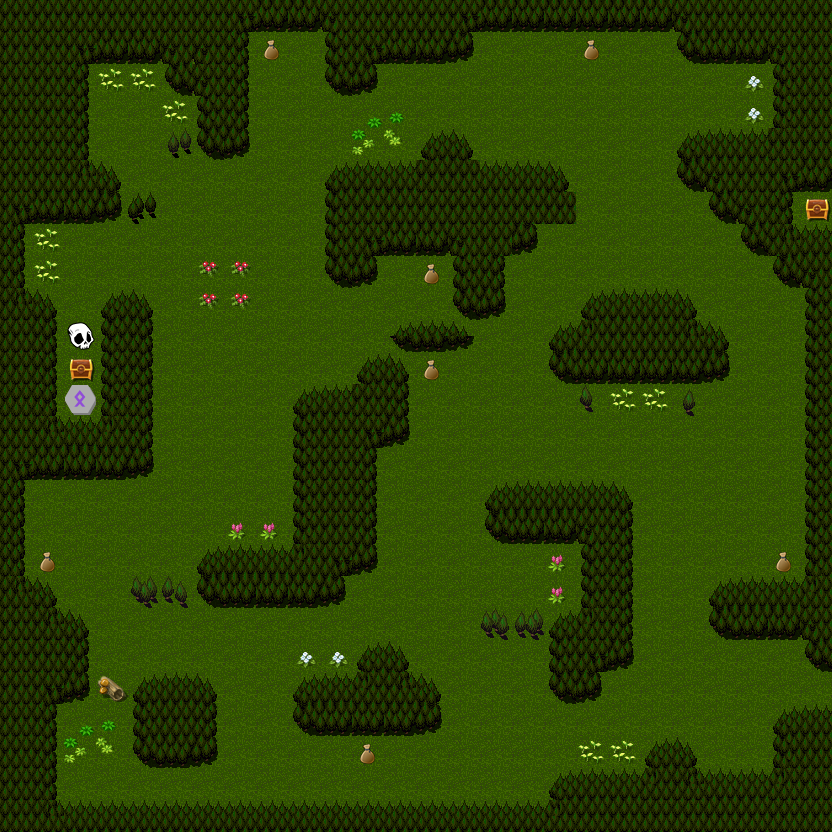

The image is a tile-based game level rendered from a .tmx file. Its description and complete source (layers, tilesets, objects, tile grids) follow:
An orthogonal 26x26 tile map with 32x32 px tiles, 3 tile layers (BG, FG, path), 3 tilesets.

<map version="1.0" orientation="orthogonal" renderorder="right-down" width="26" height="26" tilewidth="32" tileheight="32" nextobjectid="1">
 <tileset firstgid="1" name="discordantTriggers" tilewidth="32" tileheight="32" tilecount="900" columns="30">
  <image source="../../tilesets/discordantTriggers.png" width="960" height="960" />
 </tileset>
 <tileset firstgid="901" name="Inq XP WM - World Map" tilewidth="32" tileheight="32" tilecount="4112" columns="8">
  <image source="../../tilesets/Inq XP WM - World Map.png" width="256" height="16448" />
 </tileset>
 <tileset firstgid="5013" name="indrahWilderness" tilewidth="32" tileheight="32" tilecount="220" columns="10">
  <image source="../../tilesets/indrahWilderness.png" width="320" height="704" />
 </tileset>
 <layer name="BG" width="26" height="26">
  <data encoding="csv">
989,989,989,989,989,989,989,989,989,989,989,989,989,989,989,989,989,989,989,989,989,989,989,989,989,989,
989,989,989,989,989,989,989,989,989,989,989,989,989,989,989,989,989,989,989,989,989,989,989,989,989,989,
989,989,989,989,989,989,989,989,989,989,989,989,989,989,989,989,989,989,989,989,989,989,989,989,989,989,
989,989,989,989,989,989,989,989,989,989,989,989,989,989,989,989,989,989,989,989,989,989,989,989,989,989,
989,989,989,989,989,989,989,989,989,989,989,989,989,989,989,989,989,989,989,989,989,989,989,989,989,989,
989,989,989,989,989,989,989,989,989,989,989,989,989,989,989,989,989,989,989,989,989,989,989,989,989,989,
989,989,989,989,989,989,989,989,989,989,989,989,989,989,989,989,989,989,989,989,989,989,989,989,989,989,
989,989,989,989,989,989,989,989,989,989,989,989,989,989,989,989,989,989,989,989,989,989,989,989,989,989,
989,989,989,989,989,989,989,989,989,989,989,989,989,989,989,989,989,989,989,989,989,989,989,989,989,989,
989,989,989,989,989,989,989,989,989,989,989,989,989,989,989,989,989,989,989,989,989,989,989,989,989,989,
989,989,989,989,989,989,989,989,989,989,989,989,989,989,989,989,989,989,989,989,989,989,989,989,989,989,
989,989,989,989,989,989,989,989,989,989,989,989,989,989,989,989,989,989,989,989,989,989,989,989,989,989,
989,989,989,989,989,989,989,989,989,989,989,989,989,989,989,989,989,989,989,989,989,989,989,989,989,989,
989,989,989,989,989,989,989,989,989,989,989,989,989,989,989,989,989,989,989,989,989,989,989,989,989,989,
989,989,989,989,989,989,989,989,989,989,989,989,989,989,989,989,989,989,989,989,989,989,989,989,989,989,
989,989,989,989,989,989,989,989,989,989,989,989,989,989,989,989,989,989,989,989,989,989,989,989,989,989,
989,989,989,989,989,989,989,989,989,989,989,989,989,989,989,989,989,989,989,989,989,989,989,989,989,989,
989,989,989,989,989,989,989,989,989,989,989,989,989,989,989,989,989,989,989,989,989,989,989,989,989,989,
989,989,989,989,989,989,989,989,989,989,989,989,989,989,989,989,989,989,989,989,989,989,989,989,989,989,
989,989,989,989,989,989,989,989,989,989,989,989,989,989,989,989,989,989,989,989,989,989,989,989,989,989,
989,989,989,989,989,989,989,989,989,989,989,989,989,989,989,989,989,989,989,989,989,989,989,989,989,989,
989,989,989,989,989,989,989,989,989,989,989,989,989,989,989,989,989,989,989,989,989,989,989,989,989,989,
989,989,989,989,989,989,989,989,989,989,989,989,989,989,989,989,989,989,989,989,989,989,989,989,989,989,
989,989,989,989,989,989,989,989,989,989,989,989,989,989,989,989,989,989,989,989,989,989,989,989,989,989,
989,989,989,989,989,989,989,989,989,989,989,989,989,989,989,989,989,989,989,989,989,989,989,989,989,989,
989,989,989,989,989,989,989,989,989,989,989,989,989,989,989,989,989,989,989,989,989,989,989,989,989,989
</data>
 </layer>
 <layer name="FG" width="26" height="26">
  <data encoding="csv">
1379,1379,1379,1379,1379,1379,1379,1353,1387,1387,1352,1379,1379,1379,1353,1387,1387,1387,1387,1387,1387,1352,1379,1379,1379,1379,
1379,1379,1353,1387,1387,1352,1352,1380,32,0,1378,1353,1387,1387,1356,0,0,0,32,0,0,1355,1387,1387,1352,1379,
1379,1379,1380,91,91,1355,1352,1380,0,0,1355,1356,0,0,0,0,0,0,0,0,0,0,0,121,1378,1379,
1379,1379,1380,0,0,91,1378,1380,0,0,0,241,242,0,0,0,0,0,0,0,0,0,0,121,1378,1379,
1379,1379,1380,0,0,1305,1355,1356,0,0,0,271,272,1347,1348,0,0,0,0,0,0,1347,1371,1371,1379,1379,
1379,1379,1345,1348,0,0,0,0,0,0,1347,1371,1371,1379,1379,1371,1371,1348,0,0,0,1355,1352,1379,1353,1387,
1353,1387,1387,1356,1327,0,0,0,0,0,1378,1379,1379,1379,1379,1379,1379,1379,0,0,0,0,1355,1352,1380,34,
1380,91,0,0,0,0,0,0,0,0,1378,1353,1387,1387,1352,1379,1356,0,0,0,0,0,0,1355,1345,1371,
1380,91,0,0,0,0,181,181,0,0,1355,1356,0,32,1378,1380,0,0,0,0,0,0,0,0,1355,1352,
1345,1348,0,1347,1348,0,181,181,0,0,0,0,0,0,1355,1356,0,0,1347,1371,1371,1348,0,0,0,1378,
1379,1380,33,1378,1380,0,0,0,0,0,0,0,1360,1361,1364,0,0,1347,1344,1379,1379,1345,1348,0,0,1378,
1379,1380,34,1378,1380,0,0,0,0,0,0,1347,1348,32,0,0,0,1355,1387,1387,1387,1387,1356,0,0,1378,
1379,1380,4,1378,1380,0,0,0,0,1347,1371,1379,1380,0,0,0,0,0,1293,91,91,1294,0,0,0,1378,
1379,1345,1371,1344,1380,0,0,0,0,1378,1379,1353,1356,0,0,0,0,0,0,0,0,0,0,0,0,1378,
1353,1387,1387,1387,1356,0,0,0,0,1378,1379,1380,0,0,0,0,0,0,0,0,0,0,0,0,0,1378,
1380,0,0,0,0,0,0,0,0,1378,1379,1380,0,0,0,1347,1371,1371,1371,1348,0,0,0,0,0,1378,
1380,0,0,0,0,0,0,151,151,1378,1379,1380,0,0,0,1355,1387,1387,1352,1380,0,0,0,0,0,1378,
1380,32,0,0,0,0,1347,1371,1371,1344,1353,1356,0,0,0,0,0,151,1378,1380,0,0,0,0,32,1378,
1345,1348,0,0,1269,1270,1355,1387,1387,1387,1356,0,0,0,0,0,0,151,1378,1380,0,0,1347,1371,1371,1344,
1379,1345,1348,0,0,0,0,0,0,0,0,0,0,0,0,1277,1278,1347,1344,1380,0,0,1355,1387,1387,1352,
1379,1379,1380,0,0,0,0,0,0,121,121,1347,1348,0,0,0,0,1378,1353,1356,0,0,0,0,0,1355,
1379,1353,1356,5078,1347,1371,1348,0,0,1347,1371,1344,1345,1348,0,0,0,1355,1356,0,0,0,0,0,0,0,
1379,1380,241,242,1378,1379,1380,0,0,1355,1387,1387,1387,1356,0,0,0,0,0,0,0,0,0,0,1347,1371,
1379,1380,271,272,1355,1387,1356,0,0,0,0,32,0,0,0,0,0,0,91,91,1347,1348,0,0,1378,1379,
1379,1380,0,0,0,0,0,0,0,0,0,0,0,0,0,0,0,1347,1371,1371,1344,1345,1371,1371,1344,1379,
1379,1345,1371,1371,1371,1371,1371,1371,1371,1371,1371,1371,1371,1371,1371,1371,1371,1344,1379,1379,1379,1379,1379,1379,1379,1379
</data>
 </layer>
 <layer name="path" width="26" height="26" opacity="0">
  <data encoding="csv">
0,0,0,0,0,0,0,0,0,0,0,0,0,0,0,0,0,0,0,0,0,0,0,0,0,0,
0,0,0,0,0,0,0,0,1,1,0,0,0,0,0,1,1,1,1,1,1,0,0,0,0,0,
0,0,0,1,1,0,0,0,1,1,0,0,1,1,1,1,1,1,1,1,1,1,1,1,0,0,
0,0,0,1,1,1,0,0,1,1,1,1,1,1,1,1,1,1,1,1,1,1,1,1,0,0,
0,0,0,1,1,0,0,0,1,1,1,1,1,0,0,1,1,1,1,1,1,0,0,0,0,0,
0,0,0,0,1,1,1,1,1,1,0,0,0,0,0,0,0,0,1,1,1,0,0,0,0,0,
0,0,0,0,0,1,1,1,1,1,0,0,0,0,0,0,0,0,1,1,1,1,0,0,0,1,
0,1,1,1,1,1,1,1,1,1,0,0,0,0,0,0,0,1,1,1,1,1,1,0,0,1,
0,1,1,1,1,1,1,1,1,1,0,0,1,1,0,0,1,1,1,1,1,1,1,1,1,1,
0,0,1,0,0,1,1,1,1,1,1,1,1,1,0,0,1,1,0,0,0,0,1,1,1,0,
0,0,1,0,0,1,1,1,1,1,1,1,0,0,0,1,1,0,0,0,0,0,0,1,1,0,
0,0,1,0,0,1,1,1,1,1,1,0,0,1,1,1,1,0,0,0,0,0,0,1,1,0,
0,0,1,0,0,1,1,1,1,0,0,0,0,1,1,1,1,1,0,1,1,0,1,1,1,0,
0,0,0,0,0,1,1,1,1,0,0,0,0,1,1,1,1,1,1,1,1,1,1,1,1,0,
0,0,0,0,0,1,1,1,1,0,0,0,1,1,1,1,1,1,1,1,1,1,1,1,1,0,
0,1,1,1,1,1,1,1,1,0,0,0,1,1,1,0,0,0,0,0,1,1,1,1,1,0,
0,1,1,1,1,1,1,1,1,0,0,0,1,1,1,0,0,0,0,0,1,1,1,1,1,0,
0,1,1,1,1,1,0,0,0,0,0,0,1,1,1,1,1,1,0,0,1,1,1,1,1,0,
0,0,1,1,0,0,0,0,0,0,0,1,1,1,1,1,1,1,0,0,1,1,0,0,0,0,
0,0,0,1,1,1,1,1,1,1,1,1,1,1,1,0,0,0,0,0,1,1,0,0,0,0,
0,0,0,1,1,1,1,1,1,1,1,0,0,1,1,1,1,0,0,0,1,1,1,1,1,0,
0,0,0,0,0,0,0,1,1,0,0,0,0,0,1,1,1,0,0,1,1,1,1,1,1,0,
0,0,1,1,0,0,0,1,1,0,0,0,0,0,1,1,1,1,1,1,1,1,1,1,0,0,
0,0,1,1,0,0,0,1,1,1,1,1,1,1,1,1,1,1,1,1,0,0,1,1,0,0,
0,0,1,1,1,1,1,1,1,1,1,1,1,1,1,1,1,0,0,0,0,0,0,0,0,0,
0,0,0,0,0,0,0,0,0,0,0,0,0,0,0,0,0,0,0,0,0,0,0,0,0,0
</data>
 </layer>
</map>
